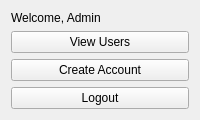
<?xml version="1.0" encoding="UTF-8"?>
<ui version="4.0">
 <class>AdminDashboard</class>
 <widget class="QWidget" name="AdminDashboard">
  <layout class="QVBoxLayout" name="mainLayout">
   <item><widget class="QLabel" name="welcomeLabel"><property name="text"><string>Welcome, Admin</string></property></widget></item>
   <item><widget class="QPushButton" name="viewUsersBtn"><property name="text"><string>View Users</string></property></widget></item>
   <item><widget class="QPushButton" name="createAccountBtn"><property name="text"><string>Create Account</string></property></widget></item>
   <item><widget class="QPushButton" name="logoutBtn"><property name="text"><string>Logout</string></property></widget></item>
  </layout>
 </widget>
 <resources/>
 <connections/>
</ui>
